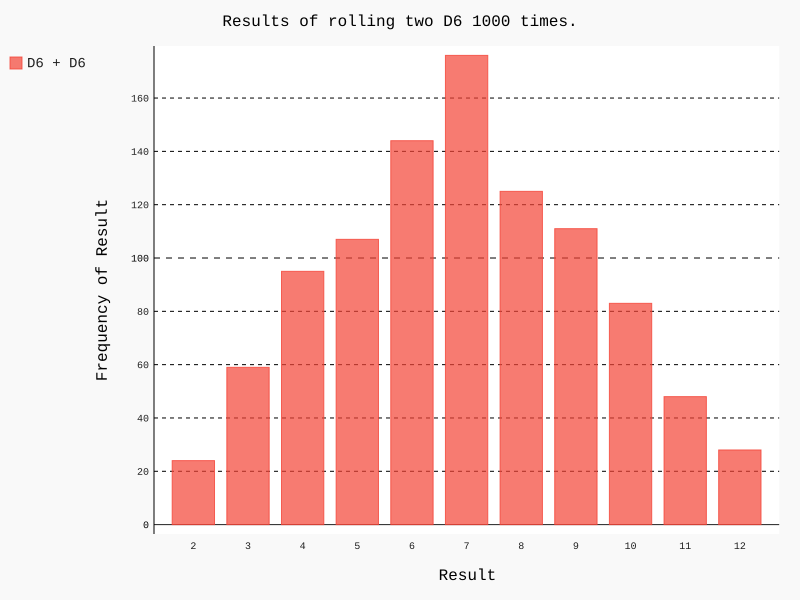

This figure's Python source:
import pygal
from die import Die

#創建2個D6
die_1 = Die()
die_2 = Die()

#將骰子值出的數字存在list裡面
results = []

for roll_num in range(1000):
    result = die_1.roll() + die_2.roll()
    results.append(result)

frequencies = []
max_result = die_1.num_sides + die_2.num_sides
for value in range(2, max_result+1):
    frequency = results.count(value)
    frequencies.append(frequency)

print(frequencies)

#對結果可視化
hist = pygal.Bar()
hist.title = "Results of rolling two D6 1000 times. "
hist.x_labels = ['2', '3', '4', '5', '6', '7', '8', '9', '10', '11', '12']
hist.x_title = "Result"
hist.y_title = "Frequency of Result"

hist.add('D6 + D6', frequencies)
hist.render_to_file('die_visual.svg')
